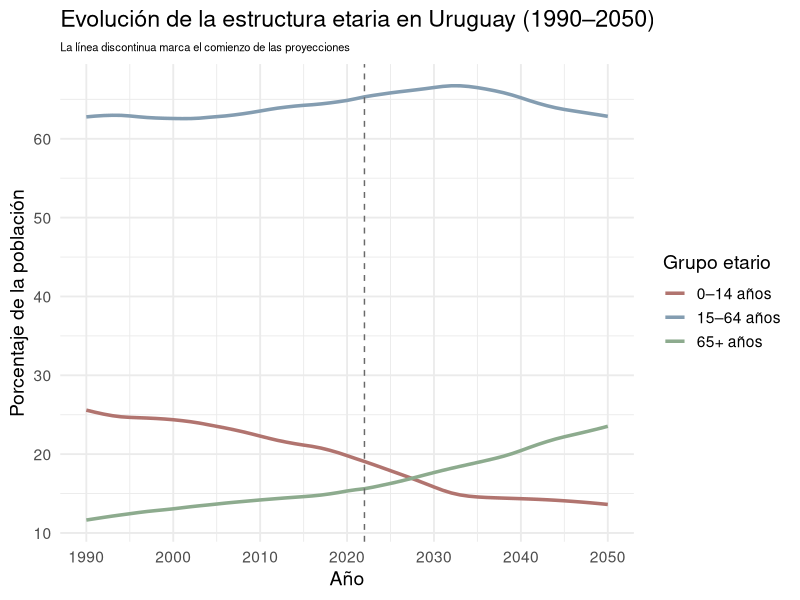
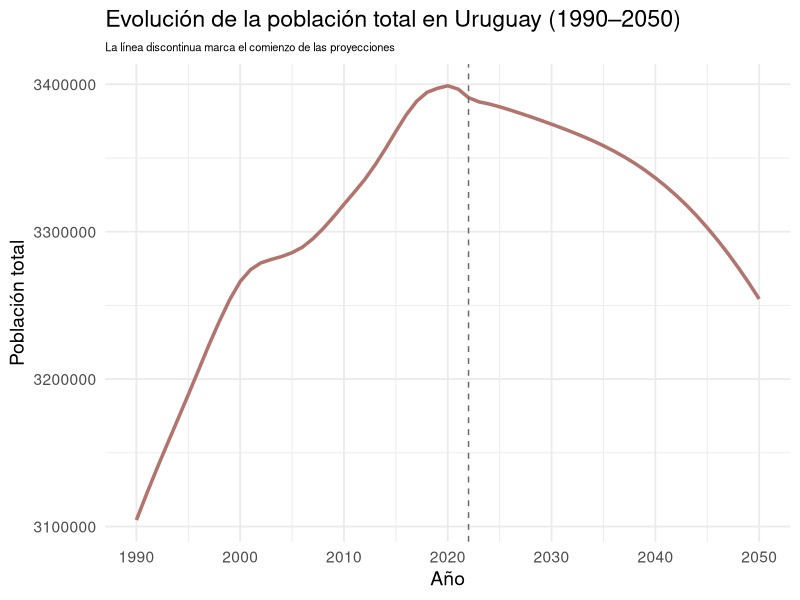
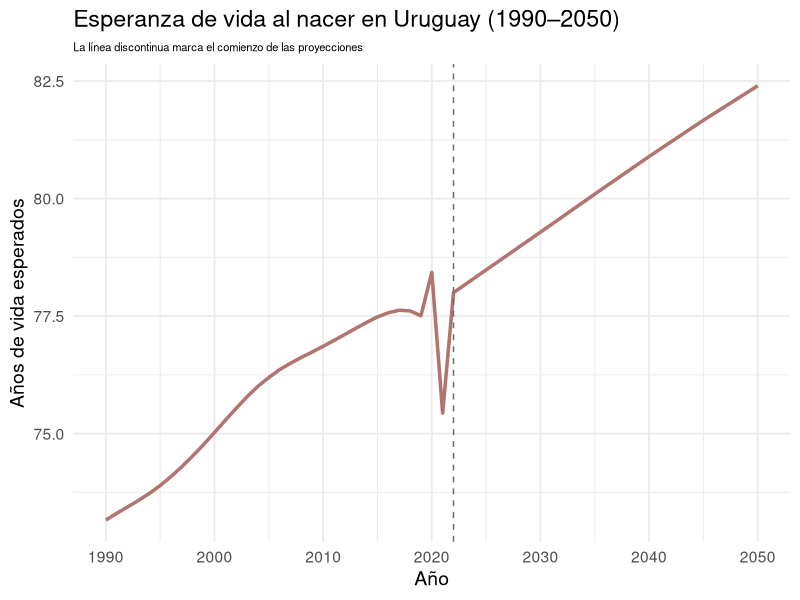
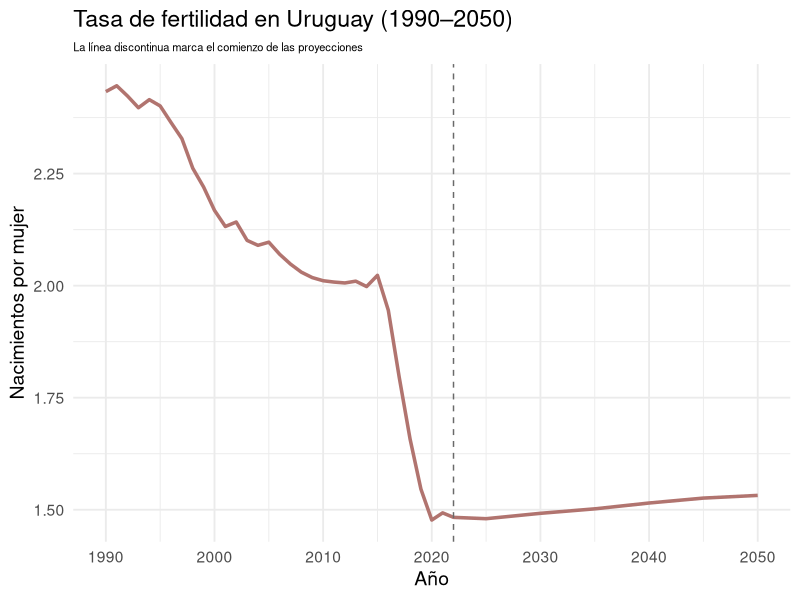
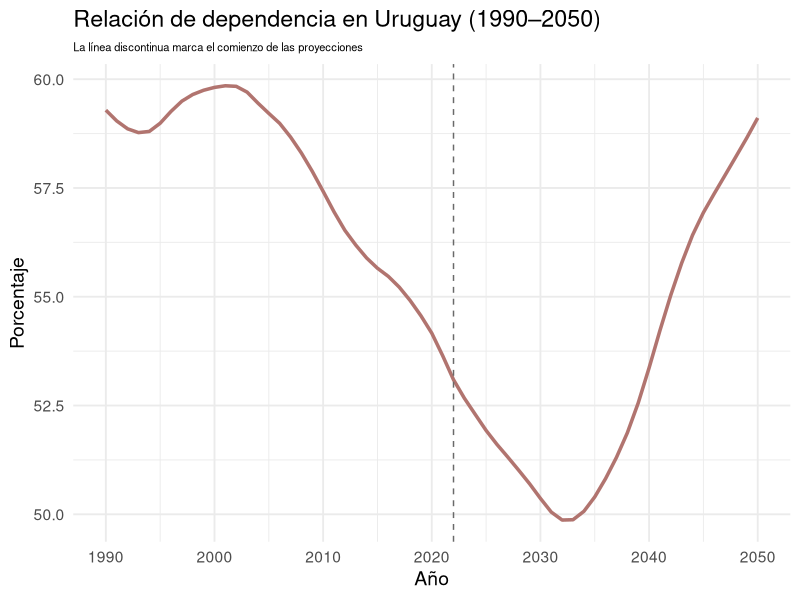
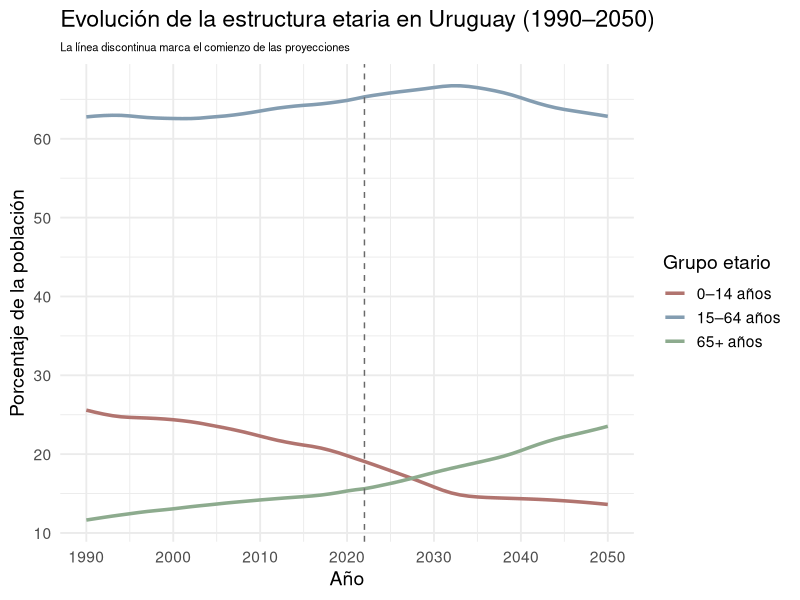
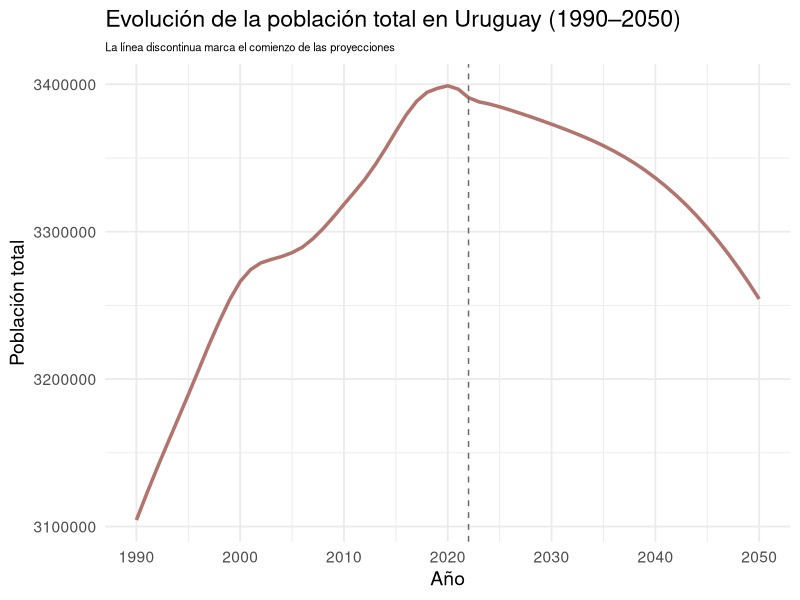
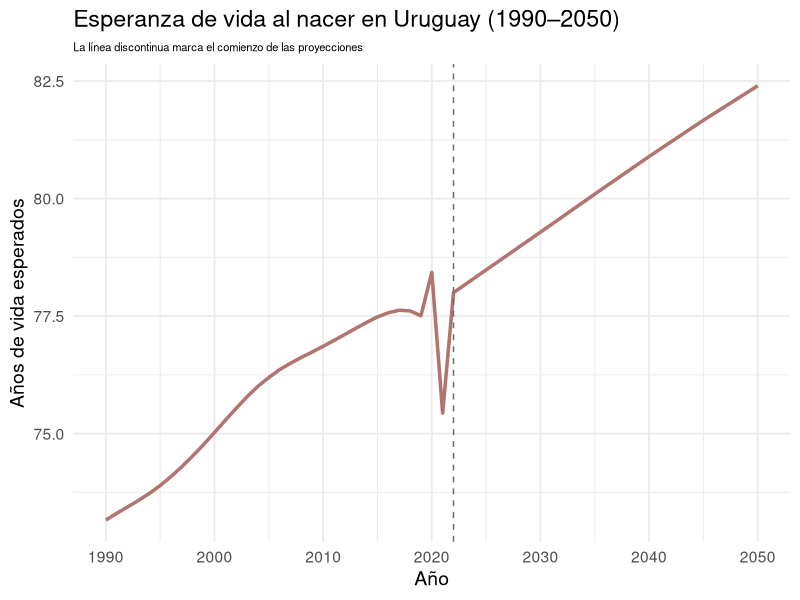

Write R code to recreate these figures, in order.
## ---- chunk 1
knitr::opts_chunk$set(echo = TRUE)
## ---- chunk 2
library(readxl)
library(dplyr)
library(tidyr)
library(ggplot2)
datos_crudos <- read_excel("datos.xlsx")
## ---- chunk 3
datos_crudos1 <- datos_crudos[1:6,-c(1,2,4)]

datos_crudos1 <- datos_crudos1 %>%
 mutate(across(2:62, as.numeric))

datoss <- datos_crudos1 %>%
  pivot_longer(
    cols = ends_with("]"),
    names_to = "Año",
    values_to = "Valor"
  ) %>%
  rename(Indicador = `Series Name`)

datos <- datoss %>%
  pivot_wider(
    names_from = Indicador, 
    values_from = Valor
  )

datoss <- datoss %>%
  mutate(Año = sub("\\[.*", "", Año))

datoss$Año <- as.numeric(datoss$Año)

datos <- datos %>%
  mutate(Año = sub("\\[.*", "", Año))

datos$Año <- as.numeric(datos$Año)
## ---- chunk 4
ggplot(datoss[1:183,], aes(x = Año, y = Valor, color = Indicador, group = Indicador)) +
  geom_line(size = 1.2) +
  scale_color_manual(values = c("#B1746F", "#849DB1", "#8DAB8E"),
    labels = c("0–14 años", "15–64 años", "65+ años")) +
  labs(
    title = "Evolución de la estructura etaria en Uruguay (1990–2050)",
    subtitle = "La línea discontinua marca el comienzo de las proyecciones",
    x = "Año",
    y = "Porcentaje de la población",
    color = "Grupo etario"
  ) +
  scale_x_continuous(breaks = seq(1990, 2050, by = 10)) +
  theme_minimal(base_size = 14) + 
  geom_vline(xintercept = 2022, linetype = "dashed", color = "#696969") +
  theme(
    plot.subtitle = element_text(size = 8))

ggsave("estructura_etaria.png", width = 10, height = 6, dpi = 300, bg = "white")
## ---- chunk 5
ggplot(datos, aes(x = Año, y = `Population, total`)) +
  geom_line(color = "#B1746F", size = 1.2) +
  labs(
    title = "Evolución de la población total en Uruguay (1990–2050)",
    subtitle = "La línea discontinua marca el comienzo de las proyecciones",
    x = "Año",
    y = "Población total"
  ) +
  scale_x_continuous(breaks = seq(1990, 2050, by = 10)) +
  theme_minimal(base_size = 14) + 
  geom_vline(xintercept = 2022, linetype = "dashed", color = "#696969") +
  theme(
    plot.subtitle = element_text(size = 8))

ggsave("población_total.png", width = 10, height = 6, dpi = 300, bg = "white")
## ---- chunk 6
ggplot(datos[!is.na(datos$`Life expectancy at birth, total (years)`), ], aes(x = Año, y = `Life expectancy at birth, total (years)`)) +
  geom_line(color = "#B1746F", size = 1.2) +
  labs(
    title = "Esperanza de vida al nacer en Uruguay (1990–2050)",
    subtitle = "La línea discontinua marca el comienzo de las proyecciones",
    x = "Año",
    y = "Años de vida esperados"
  ) +
  scale_x_continuous(breaks = seq(1990, 2050, by = 10)) +
  theme_minimal(base_size = 14) + 
  geom_vline(xintercept = 2022, linetype = "dashed", color = "#696969") +
  theme(
    plot.subtitle = element_text(size = 8))

ggsave("esperanza_de_vida.png", width = 10, height = 6, dpi = 300, bg = "white") 
## ---- chunk 7
ggplot(datos[!is.na(datos$`Fertility rate, total (births per woman)`), ], aes(x = Año, y = `Fertility rate, total (births per woman)`)) +
  geom_line(color = "#B1746F", size = 1.2) +
  labs(
    title = "Tasa de fertilidad en Uruguay (1990–2050)",
    subtitle = "La línea discontinua marca el comienzo de las proyecciones",
    x = "Año",
    y = "Nacimientos por mujer"
  ) +
  scale_x_continuous(breaks = seq(1990, 2050, by = 10)) +
  theme_minimal(base_size = 14) + 
  geom_vline(xintercept = 2022, linetype = "dashed", color = "#696969") +
  theme(
    plot.subtitle = element_text(size = 8))

ggsave("tasa_de_fertilidad.png", width = 10, height = 6, dpi = 300, bg = "white")
## ---- chunk 8
datos <- datos %>%
  mutate(razon_dependencia = (`Population ages 0-14 (% of total population)` + `Population ages 65 and above (% of total population)`) / `Population ages 15-64 (% of total population)` * 100)
## ---- chunk 9
ggplot(datos, aes(x = Año, y = razon_dependencia)) +
  geom_line(color = "#B1746F", size = 1.2) +
  labs(
    title = "Relación de dependencia en Uruguay (1990–2050)",
    subtitle = "La línea discontinua marca el comienzo de las proyecciones",
    x = "Año",
    y = "Porcentaje"
  ) +
  scale_x_continuous(breaks = seq(1990, 2050, by = 10)) +
  theme_minimal(base_size = 14) + 
  geom_vline(xintercept = 2022, linetype = "dashed", color = "#696969") +
  theme(
    plot.subtitle = element_text(size = 8))

ggsave("relación_de_dependencia.png", width = 10, height = 6, dpi = 300, bg = "white")
